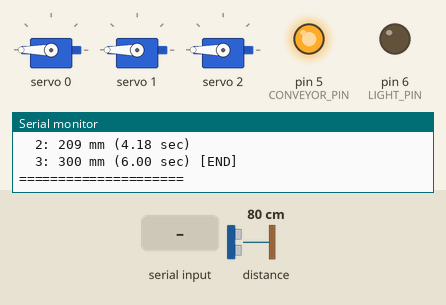
The sketch below on a simulated Arduino Uno, built with avr-gcc and run on an emulated ATmega328P. Parts: 3 × servo, output pins drawn as LEDs (lit = HIGH), the last lines printed to the serial monitor. The test bench sets the inputs (shaded band); at power-on: distance to the obstacle 80 cm.

Above: at 1.7 s.
1.8 s: "LON\n" received over Serial
At 3.0 s:
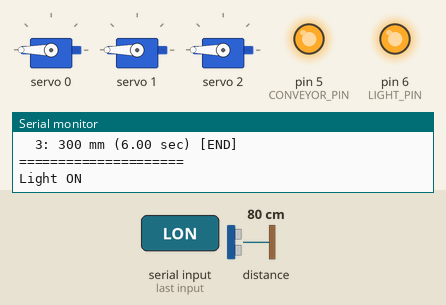
3.3 s: distance to the obstacle set to 8 cm
4.8 s: distance to the obstacle set to 5 cm
At 6.0 s:
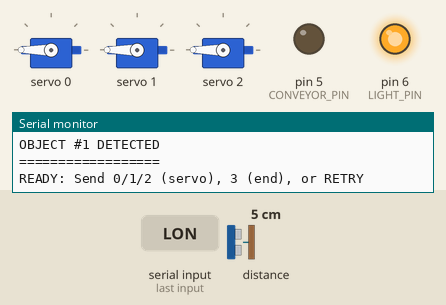
6.3 s: "0\n" received over Serial
At 8.8 s:
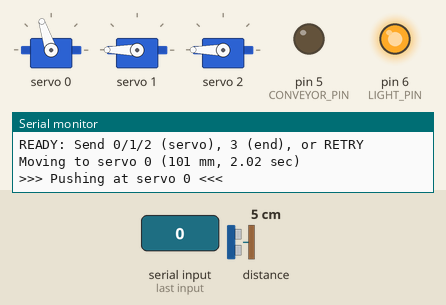
9.3 s: "LOFF\n" received over Serial
At 12.0 s:
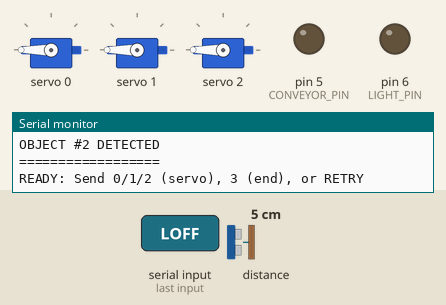
12.3 s: "0\n" received over Serial
At 15.5 s:
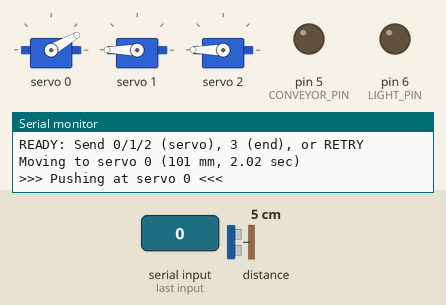
Timing chart, 0 to 16.3 s (numbered marks = the images above; inputs shaded):
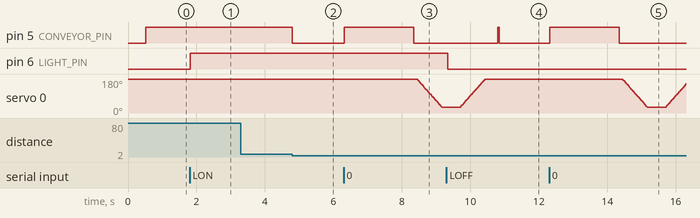

Measured:
- the behaviour switches between 7 and 6 cm on distance to the obstacle (found by bisection; images 1 and 2)
- after the input at 1.8 s, pin 6 (LIGHT_PIN): LOW → HIGH at once
- after the input at 3.3 s, every drawn part: stays the same
- after the input at 4.8 s, pin 5 (CONVEYOR_PIN): HIGH → LOW at once
- after the input at 6.3 s, pin 5 (CONVEYOR_PIN): LOW → HIGH at once, → LOW 2.0 s later; servo 0: moves from 180° to 30° over 0.73 s, starting after 2.1 s
- after the input at 9.3 s, pin 6 (LIGHT_PIN): HIGH → LOW at once
- after the input at 12.3 s, pin 5 (CONVEYOR_PIN): LOW → HIGH at once, → LOW 2.0 s later

The sketch:

conveyer.ino
```cpp
#include <Wire.h>
#include <VL53L0X.h>
#include <Adafruit_PWMServoDriver.h>

// Объекты
VL53L0X sensor;
Adafruit_PWMServoDriver pwm = Adafruit_PWMServoDriver(0x40);

// Пины
#define CONVEYOR_PIN 5        // Мотор конвейера (PWM)
#define LIGHT_PIN 6           // Подсветка

// Параметры серво
#define SERVO_MIN 150
#define SERVO_MAX 600
#define SERVO_RETRACT_ANGLE 150   // Серво убрано
#define SERVO_PUSH_ANGLE 10       // Серво выталкивает
#define SERVO_SPEED_DELAY 5       // Задержка между шагами (мс)

// Расстояния от датчика до выталкивателей (мм)
#define DISTANCE_TO_SERVO0 101   // мм до серво 0
#define DISTANCE_TO_SERVO1 155   // мм до серво 1
#define DISTANCE_TO_SERVO2 209   // мм до серво 2
#define DISTANCE_TO_END 300      // мм до конца ленты (слот 3)

// Параметры конвейера
#define MAX_CONVEYOR_SPEED 50.0      // Максимальная скорость: 50 мм/с
#define TRANSPORT_SPEED 50.0         // Скорость транспортировки объекта: 50 мм/с (фиксированная)
#define CONVEYOR_PWM_MAX 255         // PWM значение для максимальной скорости

// Параметры детектирования
#define DETECTION_THRESHOLD 70   // Объект ближе 70мм
#define PUSH_DURATION 500        // Время выталкивания (мс)

// Текущие скорости конвейера
float idle_speed = MAX_CONVEYOR_SPEED;      // Скорость холостого хода (регулируется)
float transport_speed = TRANSPORT_SPEED;    // Скорость транспортировки (фиксированная)
float current_speed = MAX_CONVEYOR_SPEED;   // Текущая активная скорость

int idle_pwm = CONVEYOR_PWM_MAX;       // PWM для холостого хода
int transport_pwm = CONVEYOR_PWM_MAX;  // PWM для транспортировки
int current_pwm = CONVEYOR_PWM_MAX;    // Текущий PWM

// Текущие углы серво (для плавного движения)
int servo_angles[3] = {SERVO_RETRACT_ANGLE, SERVO_RETRACT_ANGLE, SERVO_RETRACT_ANGLE};

// Состояния системы
enum State {
  STOPPED,            // Система остановлена
  SCANNING,           // Сканирование ленты
  OBJECT_DETECTED,    // Объект обнаружен
  WAITING_DECISION,   // Ждём решения по Serial
  MOVING_TO_SERVO,    // Везём к выталкивателю
  PUSHING,            // Выталкивание
  MOVING_TO_END,      // Везём в конец ленты (слот 3)
};

State current_state = SCANNING;
int target_servo = -1;
unsigned long state_timer = 0;
int object_count = 0;

void setup() {
  Serial.begin(115200);
  Wire.begin();

  // Инициализация пинов
  pinMode(CONVEYOR_PIN, OUTPUT);
  pinMode(LIGHT_PIN, OUTPUT);
  digitalWrite(LIGHT_PIN, LOW);

  // Инициализация VL53L0X
  Serial.println("Initializing VL53L0X...");
  if (!sensor.init()) {
    Serial.println("ERROR: VL53L0X init failed!");
    while (1) {
      digitalWrite(LIGHT_PIN, HIGH);
      delay(100);
      digitalWrite(LIGHT_PIN, LOW);
      delay(100);
    }
  }

  sensor.setTimeout(500);
  sensor.setMeasurementTimingBudget(200000);
  sensor.startContinuous(30);

  // Инициализация PCA9685
  Serial.println("Initializing PCA9685...");
  pwm.begin();
  pwm.setPWMFreq(50);

  // Убираем все серво в исходное положение
  Serial.println("Setting servos to retract position...");
  for(int i = 0; i < 3; i++) {
    setServo(i, SERVO_RETRACT_ANGLE);
  }

  delay(500);

  // Рассчитываем PWM для транспортировки
  transport_pwm = (int)((transport_speed / MAX_CONVEYOR_SPEED) * CONVEYOR_PWM_MAX);

  // Запуск конвейера на скорости холостого хода
  setIdleSpeed(idle_speed);
  useIdleSpeed();
  startConveyor();

  printHelp();
  printConfig();
}

void loop() {
  int distance = sensor.readRangeContinuousMillimeters();

  // Проверка команд по Serial
  checkSerialCommands();

  // Машина состояний
  switch(current_state) {

    case STOPPED:
      // Система остановлена
      break;

    case SCANNING:
      // Сканируем ленту на наличие объектов
      if (!sensor.timeoutOccurred() && distance < DETECTION_THRESHOLD) {
        Serial.print("Distance: ");
        Serial.print(distance);
        Serial.println(" mm");
        objectDetected();
      }
      break;

    case WAITING_DECISION:
      // Ждём команду по Serial
      break;

    case MOVING_TO_SERVO:
      // Ждём пока объект доедет до выталкивателя
      if (millis() - state_timer >= calculateTravelTime(target_servo)) {
        stopConveyor();
        pushObject(target_servo);
      }
      break;

    case PUSHING:
      // Ждём окончания выталкивания
      if (millis() - state_timer >= PUSH_DURATION) {
        // Убираем выталкиватель (плавно)
        setServo(target_servo, SERVO_RETRACT_ANGLE);
        delay(300);

        Serial.println("Ready for next object\n");
        useIdleSpeed();  // Возврат на скорость холостого хода
        startConveyor();
        current_state = SCANNING;
        target_servo = -1;
      }
      break;

    case MOVING_TO_END:
      // Везём объект в конец ленты (слот 3)
      if (millis() - state_timer >= calculateTravelTimeToEnd()) {
        stopConveyor();
        Serial.println("Object reached end (slot 3)");
        delay(300);

        Serial.println("Ready for next object\n");
        useIdleSpeed();  // Возврат на скорость холостого хода
        startConveyor();
        current_state = SCANNING;
      }
      break;
  }

  delay(10);
}

// Проверка команд по Serial
void checkSerialCommands() {
  if (Serial.available() > 0) {
    String cmd = Serial.readStringUntil('\n');
    cmd.trim();
    cmd.toUpperCase();

      // Команда LIGHT_ON
    if (cmd == "LON") {
      digitalWrite(LIGHT_PIN, HIGH);
      Serial.println("Light ON");
      return;
    }

    // Команда LIGHT_OFF
    if (cmd == "LOFF") {
      digitalWrite(LIGHT_PIN, LOW);
      Serial.println("Light OFF");
      return;
    }

    // Команда STOP - работает всегда
    if (cmd == "STOP" || cmd == "X") {
      emergencyStop();
      return;
    }

    // Команда START - работает всегда
    if (cmd == "START") {
      if (current_state == STOPPED) {
        resumeFromStop();
      } else {
        Serial.println("System already running");
      }
      return;
    }

    // Команда SPEED=XX - работает всегда
    if (cmd.startsWith("SPEED=")) {
      float new_speed = cmd.substring(6).toFloat();
      setIdleSpeed(new_speed);
      // Применяем новую скорость только если в режиме SCANNING
      if (current_state == SCANNING) {
        useIdleSpeed();
        analogWrite(CONVEYOR_PIN, current_pwm);
      }
      return;  // ВАЖНО: выход из функции
    }

    // Команда PWM=XXX - работает всегда
    if (cmd.startsWith("PWM=")) {
      int new_pwm = cmd.substring(4).toInt();
      setIdlePWM(new_pwm);
      // Применяем новый PWM только если в режиме SCANNING
      if (current_state == SCANNING) {
        useIdleSpeed();
        analogWrite(CONVEYOR_PIN, current_pwm);
      }
      return;  // ВАЖНО: выход из функции
    }

    // Команда INFO - работает всегда
    if (cmd == "INFO" || cmd == "I") {
      printConfig();
      return;
    }

    // Команда HELP - работает всегда
    if (cmd == "HELP" || cmd == "H" || cmd == "?") {
      printHelp();
      return;
    }

    // Проверка что система не остановлена (для команд 0/1/2/3/RETRY)
    if (current_state == STOPPED) {
      Serial.println("System STOPPED. Send START to resume");
      return;
    }

    // Команды в режиме WAITING_DECISION
    if (current_state == WAITING_DECISION) {

      // Серво 0
      if (cmd == "0") {
        target_servo = 0;
        Serial.print("Moving to servo 0 (");
        Serial.print(DISTANCE_TO_SERVO0);
        Serial.print(" mm, ");
        Serial.print(calculateTravelTime(0) / 1000.0, 2);
        Serial.println(" sec)");
        moveToServo(0);
        return;
      }

      // Серво 1
      if (cmd == "1") {
        target_servo = 1;
        Serial.print("Moving to servo 1 (");
        Serial.print(DISTANCE_TO_SERVO1);
        Serial.print(" mm, ");
        Serial.print(calculateTravelTime(1) / 1000.0, 2);
        Serial.println(" sec)");
        moveToServo(1);
        return;
      }

      // Серво 2
      if (cmd == "2") {
        target_servo = 2;
        Serial.print("Moving to servo 2 (");
        Serial.print(DISTANCE_TO_SERVO2);
        Serial.print(" mm, ");
        Serial.print(calculateTravelTime(2) / 1000.0, 2);
        Serial.println(" sec)");
        moveToServo(2);
        return;
      }

      // Слот 3 - конец ленты
      if (cmd == "3") {
        Serial.print("Moving to end slot 3 (");
        Serial.print(DISTANCE_TO_END);
        Serial.print(" mm, ");
        Serial.print(calculateTravelTimeToEnd() / 1000.0, 2);
        Serial.println(" sec)");
        moveToEnd();
        return;
      }

      // RETRY
      if (cmd == "RETRY" || cmd == "R") {
        Serial.println(">>> RETRY - Restarting detection <<<");
        useIdleSpeed();
        startConveyor();
        current_state = SCANNING;
        target_servo = -1;
        return;
      }

      // Неизвестная команда в режиме WAITING_DECISION
      Serial.println("Invalid! Use 0/1/2/3 or RETRY");
      return;
    }

    // Если дошли сюда - неизвестная команда в другом состоянии
    // НЕ выводим "Command only available when object detected"
    // Просто игнорируем или выводим общую ошибку
    Serial.print("Unknown command: ");
    Serial.println(cmd);
  }
}

// Установить скорость холостого хода
void setIdleSpeed(float speed_mm_s) {
  speed_mm_s = constrain(speed_mm_s, 0, MAX_CONVEYOR_SPEED);
  idle_speed = speed_mm_s;
  idle_pwm = (int)((idle_speed / MAX_CONVEYOR_SPEED) * CONVEYOR_PWM_MAX);

  Serial.print("Idle speed set to ");
  Serial.print(idle_speed, 1);
  Serial.print(" mm/s (PWM: ");
  Serial.print(idle_pwm);
  Serial.println(")");
}

// Установить PWM холостого хода напрямую
void setIdlePWM(int pwm_value) {
  pwm_value = constrain(pwm_value, 0, 255);
  idle_pwm = pwm_value;
  idle_speed = (pwm_value / (float)CONVEYOR_PWM_MAX) * MAX_CONVEYOR_SPEED;

  Serial.print("Idle PWM set to ");
  Serial.print(idle_pwm);
  Serial.print(" (speed: ");
  Serial.print(idle_speed, 1);
  Serial.println(" mm/s)");
}

// Использовать скорость холостого хода
void useIdleSpeed() {
  current_speed = idle_speed;
  current_pwm = idle_pwm;
}

// Использовать скорость транспортировки
void useTransportSpeed() {
  current_speed = transport_speed;
  current_pwm = transport_pwm;
}

// Плавное движение серво
void setServoSmooth(int channel, int target_angle) {
  target_angle = constrain(target_angle, 0, 180);
  int current = servo_angles[channel];

  if (current < target_angle) {
    // Выдвигаем
    for(int angle = current; angle <= target_angle; angle++) {
      int pulse = map(angle, 0, 180, SERVO_MIN, SERVO_MAX);
      pwm.setPWM(channel, 0, pulse);
      delay(SERVO_SPEED_DELAY);
    }
  } else {
    // Убираем
    for(int angle = current; angle >= target_angle; angle--) {
      int pulse = map(angle, 0, 180, SERVO_MIN, SERVO_MAX);
      pwm.setPWM(channel, 0, pulse);
      delay(SERVO_SPEED_DELAY);
    }
  }

  servo_angles[channel] = target_angle;
}

// Управление серво (использует плавное движение)
void setServo(int channel, int angle) {
  setServoSmooth(channel, angle);
}

// Расчёт времени движения до серво (мс) - использует скорость транспортировки
unsigned long calculateTravelTime(int servo_num) {
  float distance_mm = 0;
  switch(servo_num) {
    case 0: distance_mm = DISTANCE_TO_SERVO0; break;
    case 1: distance_mm = DISTANCE_TO_SERVO1; break;
    case 2: distance_mm = DISTANCE_TO_SERVO2; break;
  }
  float time_sec = distance_mm / transport_speed;  // Используем фиксированную скорость транспортировки
  return (unsigned long)(time_sec * 1000);
}

// Расчёт времени до конца ленты (мс) - использует скорость транспортировки
unsigned long calculateTravelTimeToEnd() {
  float time_sec = DISTANCE_TO_END / transport_speed;  // Используем фиксированную скорость транспортировки
  return (unsigned long)(time_sec * 1000);
}

// Аварийная остановка
void emergencyStop() {
  current_state = STOPPED;
  stopConveyor();
  digitalWrite(LIGHT_PIN, LOW);

  Serial.println("\n!!! EMERGENCY STOP !!!");
  Serial.println("Send START to resume\n");
}

// Возобновление работы
void resumeFromStop() {
  Serial.println("Resuming...");

  // Плавно убираем все серво
  for(int i = 0; i < 3; i++) {
    setServo(i, SERVO_RETRACT_ANGLE);
  }

  target_servo = -1;
 // digitalWrite(LIGHT_PIN, LOW);
  current_state = SCANNING;
  useIdleSpeed();  // Возврат на скорость холостого хода
  startConveyor();

  Serial.println("System RESUMED\n");
}

// Обнаружен объект
void objectDetected() {
  object_count++;
  stopConveyor();

  Serial.println("\n==================");
  Serial.print("OBJECT #");
  Serial.print(object_count);
  Serial.println(" DETECTED");
  Serial.println("==================");
  Serial.println("READY: Send 0/1/2 (servo), 3 (end), or RETRY");

  current_state = WAITING_DECISION;
  state_timer = millis();
}

// Начать движение к выталкивателю
void moveToServo(int servo_num) {
  target_servo = servo_num;
  useTransportSpeed();  // Переключаемся на скорость транспортировки
  startConveyor();
  current_state = MOVING_TO_SERVO;
  state_timer = millis();
}

// Начать движение в конец (слот 3)
void moveToEnd() {
  useTransportSpeed();  // Переключаемся на скорость транспортировки
  startConveyor();
  current_state = MOVING_TO_END;
  state_timer = millis();
}

// Выталкивание объекта
void pushObject(int servo_num) {
  Serial.print(">>> Pushing at servo ");
  Serial.print(servo_num);
  Serial.println(" <<<");

  // Плавно выталкиваем
  setServo(servo_num, SERVO_PUSH_ANGLE);

  current_state = PUSHING;
  state_timer = millis();
}

// Управление конвейером
void startConveyor() {
  analogWrite(CONVEYOR_PIN, current_pwm);
}

void stopConveyor() {
  analogWrite(CONVEYOR_PIN, 0);
}

// Вывод конфигурации
void printConfig() {
  Serial.println("\n=== CONFIGURATION ===");
  Serial.print("Idle speed: ");
  Serial.print(idle_speed, 1);
  Serial.print(" mm/s (PWM: ");
  Serial.print(idle_pwm);
  Serial.println(")");
  Serial.print("Transport speed: ");
  Serial.print(transport_speed, 1);
  Serial.print(" mm/s (PWM: ");
  Serial.print(transport_pwm);
  Serial.println(") [FIXED]");
  Serial.print("Detection: <");
  Serial.print(DETECTION_THRESHOLD);
  Serial.println(" mm");
  Serial.print("Servo speed delay: ");
  Serial.print(SERVO_SPEED_DELAY);
  Serial.println(" ms/step");
  Serial.println("");
  Serial.println("Slots (at transport speed):");
  Serial.print("  0: ");
  Serial.print(DISTANCE_TO_SERVO0);
  Serial.print(" mm (");
  Serial.print(calculateTravelTime(0) / 1000.0, 2);
  Serial.println(" sec)");
  Serial.print("  1: ");
  Serial.print(DISTANCE_TO_SERVO1);
  Serial.print(" mm (");
  Serial.print(calculateTravelTime(1) / 1000.0, 2);
  Serial.println(" sec)");
  Serial.print("  2: ");
  Serial.print(DISTANCE_TO_SERVO2);
  Serial.print(" mm (");
  Serial.print(calculateTravelTime(2) / 1000.0, 2);
  Serial.println(" sec)");
  Serial.print("  3: ");
  Serial.print(DISTANCE_TO_END);
  Serial.print(" mm (");
  Serial.print(calculateTravelTimeToEnd() / 1000.0, 2);
  Serial.println(" sec) [END]");
  Serial.println("=====================\n");
}

// Справка
void printHelp() {
  Serial.println("\n=== CONVEYOR SORTER ===");
  Serial.println("COMMANDS:");
  Serial.println("  0         - Push to slot 0 (servo 0)");
  Serial.println("  1         - Push to slot 1 (servo 1)");
  Serial.println("  2         - Push to slot 2 (servo 2)");
  Serial.println("  3         - Send to end (no push)");
  Serial.println("  RETRY/R   - Retry detection");
  Serial.println("  STOP/X    - Emergency stop");
  Serial.println("  START     - Resume");
  Serial.println("  SPEED=XX  - Set idle speed (0-50 mm/s)");
  Serial.println("  PWM=XXX   - Set idle PWM (0-255)");
  Serial.println("  INFO/I    - Show config");
  Serial.println("  HELP/?    - Show this help");
  Serial.println("========================\n");
}
```
